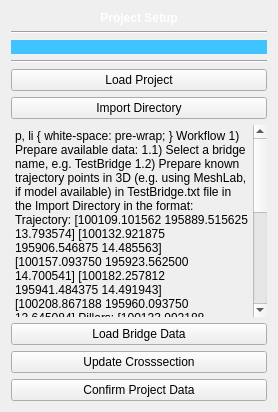
        <widget class="QWidget" name="tab0ButtonsPage">
         <layout class="QVBoxLayout" name="tab0Layout">
          <item>
           <widget class="QLabel" name="tab0Label">
            <property name="styleSheet">
             <string>color: white; font-weight: bold; text-align: center;</string>
            </property>
            <property name="text">
             <string>Project Setup</string>
            </property>
            <property name="alignment">
             <set>Qt::AlignCenter</set>
            </property>
           </widget>
          </item>
          <item>
           <widget class="Line" name="line_4">
            <property name="orientation">
             <enum>Qt::Horizontal</enum>
            </property>
           </widget>
          </item>
          <item>
           <widget class="QLabel" name="label">
            <property name="styleSheet">
             <string notr="true">QLabel {
    background-color: #40C4FF;
    border: none;
}</string>
            </property>
            <property name="text">
             <string/>
            </property>
            <property name="pixmap">
             <pixmap resource="orbit/resources/Orbit.qrc">:/icons/icons/Sponsors.png</pixmap>
            </property>
           </widget>
          </item>
          <item>
           <widget class="Line" name="line_14">
            <property name="orientation">
             <enum>Qt::Horizontal</enum>
            </property>
           </widget>
          </item>
          <item>
           <widget class="QPushButton" name="btn_tab2_LoadProject">
            <property name="toolTip">
             <string>Exports the whole project to the project directory.</string>
            </property>
            <property name="text">
             <string>Load Project</string>
            </property>
           </widget>
          </item>
          <item>
           <widget class="QPushButton" name="btn_tab0_ImportDirectory">
            <property name="toolTip">
             <string>Select input directory containing bridge data files (.xlsx, .kml, .csv, .txt, .png)</string>
            </property>
            <property name="text">
             <string>Import Directory</string>
            </property>
           </widget>
          </item>
          <item>
           <widget class="QTextEdit" name="textEdit">
            <property name="enabled">
             <bool>true</bool>
            </property>
            <property name="styleSheet">
             <string notr="true">QTextEdit {
    border: none;
    background: transparent;
}</string>
            </property>
            <property name="readOnly">
             <bool>true</bool>
            </property>
            <property name="html">
             <string>&lt;!DOCTYPE HTML PUBLIC &quot;-//W3C//DTD HTML 4.0//EN&quot; &quot;http://www.w3.org/TR/REC-html40/strict.dtd&quot;&gt;
&lt;html&gt;&lt;head&gt;&lt;meta name=&quot;qrichtext&quot; content=&quot;1&quot; /&gt;&lt;style type=&quot;text/css&quot;&gt;
p, li { white-space: pre-wrap; }
&lt;/style&gt;&lt;/head&gt;&lt;body style=&quot; font-family:'MS Shell Dlg 2'; font-size:8.25pt; font-weight:400; font-style:normal;&quot;&gt;
&lt;p align=&quot;center&quot; style=&quot; margin-top:0px; margin-bottom:0px; margin-left:0px; margin-right:0px; -qt-block-indent:0; text-indent:0px;&quot;&gt;&lt;span style=&quot; font-size:10pt; font-weight:600; text-decoration: underline; color:#e7e7e7;&quot;&gt;Workflow&lt;/span&gt;&lt;/p&gt;
&lt;p align=&quot;center&quot; style=&quot;-qt-paragraph-type:empty; margin-top:0px; margin-bottom:0px; margin-left:0px; margin-right:0px; -qt-block-indent:0; text-indent:0px; font-size:10pt; font-weight:600; text-decoration: underline; color:#e7e7e7;&quot;&gt;&lt;br /&gt;&lt;/p&gt;
&lt;p style=&quot; margin-top:0px; margin-bottom:0px; margin-left:0px; margin-right:0px; -qt-block-indent:0; text-indent:0px;&quot;&gt;&lt;span style=&quot; font-size:9pt; color:#e7e7e7;&quot;&gt;1) Prepare available data:&lt;/span&gt;&lt;/p&gt;
&lt;p style=&quot;-qt-paragraph-type:empty; margin-top:0px; margin-bottom:0px; margin-left:0px; margin-right:0px; -qt-block-indent:0; text-indent:0px;&quot;&gt;&lt;br /&gt;&lt;/p&gt;
&lt;p style=&quot; margin-top:0px; margin-bottom:0px; margin-left:0px; margin-right:0px; -qt-block-indent:0; text-indent:0px;&quot;&gt;&lt;span style=&quot; font-size:9pt; color:#e7e7e7;&quot;&gt;1.1) Select a bridge name, e.g. &lt;/span&gt;&lt;span style=&quot; font-size:9pt; color:#00aaff;&quot;&gt;TestBridge&lt;/span&gt;&lt;/p&gt;
&lt;p style=&quot;-qt-paragraph-type:empty; margin-top:0px; margin-bottom:0px; margin-left:0px; margin-right:0px; -qt-block-indent:0; text-indent:0px;&quot;&gt;&lt;br /&gt;&lt;/p&gt;
&lt;p style=&quot; margin-top:0px; margin-bottom:0px; margin-left:0px; margin-right:0px; -qt-block-indent:0; text-indent:0px;&quot;&gt;&lt;span style=&quot; font-size:9pt; color:#e7e7e7;&quot;&gt;1.2) Prepare known trajectory points in 3D (e.g. using MeshLab, if model available) in TestBridge.txt file in the &lt;/span&gt;&lt;span style=&quot; font-size:9pt; color:#00aaff;&quot;&gt;Import Directory&lt;/span&gt;&lt;span style=&quot; font-size:9pt; color:#e7e7e7;&quot;&gt; in the format:&lt;/span&gt;&lt;/p&gt;
&lt;p style=&quot; margin-top:0px; margin-bottom:0px; margin-left:0px; margin-right:0px; -qt-block-indent:0; text-indent:0px;&quot;&gt;&lt;span style=&quot; font-size:9pt; color:#e7e7e7;&quot;&gt;Trajectory:&lt;/span&gt;&lt;/p&gt;
&lt;p style=&quot; margin-top:0px; margin-bottom:0px; margin-left:0px; margin-right:0px; -qt-block-indent:0; text-indent:0px;&quot;&gt;&lt;span style=&quot; font-size:8pt; color:#e7e7e7;&quot;&gt;[100109.101562 195889.515625 13.793574]&lt;/span&gt;&lt;/p&gt;
&lt;p style=&quot; margin-top:0px; margin-bottom:0px; margin-left:0px; margin-right:0px; -qt-block-indent:0; text-indent:0px;&quot;&gt;&lt;span style=&quot; font-size:8pt; color:#e7e7e7;&quot;&gt;[100132.921875 195906.546875 14.485563]&lt;/span&gt;&lt;/p&gt;
&lt;p style=&quot; margin-top:0px; margin-bottom:0px; margin-left:0px; margin-right:0px; -qt-block-indent:0; text-indent:0px;&quot;&gt;&lt;span style=&quot; font-size:8pt; color:#e7e7e7;&quot;&gt;[100157.093750 195923.562500 14.700541]&lt;/span&gt;&lt;/p&gt;
&lt;p style=&quot; margin-top:0px; margin-bottom:0px; margin-left:0px; margin-right:0px; -qt-block-indent:0; text-indent:0px;&quot;&gt;&lt;span style=&quot; font-size:8pt; color:#e7e7e7;&quot;&gt;[100182.257812 195941.484375 14.491943]&lt;/span&gt;&lt;/p&gt;
&lt;p style=&quot; margin-top:0px; margin-bottom:0px; margin-left:0px; margin-right:0px; -qt-block-indent:0; text-indent:0px;&quot;&gt;&lt;span style=&quot; font-size:8pt; color:#e7e7e7;&quot;&gt;[100208.867188 195960.093750 13.645084]&lt;/span&gt;&lt;/p&gt;
&lt;p style=&quot; margin-top:0px; margin-bottom:0px; margin-left:0px; margin-right:0px; -qt-block-indent:0; text-indent:0px;&quot;&gt;&lt;span style=&quot; font-size:9pt; color:#e7e7e7;&quot;&gt;Pillars:&lt;/span&gt;&lt;/p&gt;
&lt;p style=&quot; margin-top:0px; margin-bottom:0px; margin-left:0px; margin-right:0px; -qt-block-indent:0; text-indent:0px;&quot;&gt;&lt;span style=&quot; font-size:8pt; color:#e7e7e7;&quot;&gt;[100133.992188 195914.203125 6.784123]&lt;/span&gt;&lt;/p&gt;
&lt;p style=&quot; margin-top:0px; margin-bottom:0px; margin-left:0px; margin-right:0px; -qt-block-indent:0; text-indent:0px;&quot;&gt;&lt;span style=&quot; font-size:8pt; color:#e7e7e7;&quot;&gt;[100134.429688 195900.734375 6.921566]&lt;/span&gt;&lt;/p&gt;
&lt;p style=&quot; margin-top:0px; margin-bottom:0px; margin-left:0px; margin-right:0px; -qt-block-indent:0; text-indent:0px;&quot;&gt;&lt;span style=&quot; font-size:8pt; color:#e7e7e7;&quot;&gt;[100183.953125 195949.078125 7.142460]&lt;/span&gt;&lt;/p&gt;
&lt;p style=&quot; margin-top:0px; margin-bottom:0px; margin-left:0px; margin-right:0px; -qt-block-indent:0; text-indent:0px;&quot;&gt;&lt;span style=&quot; font-size:8pt; color:#e7e7e7;&quot;&gt;[100184.062500 195936.015625 7.130339]&lt;/span&gt;&lt;/p&gt;
&lt;p style=&quot;-qt-paragraph-type:empty; margin-top:0px; margin-bottom:0px; margin-left:0px; margin-right:0px; -qt-block-indent:0; text-indent:0px;&quot;&gt;&lt;br /&gt;&lt;/p&gt;
&lt;p style=&quot; margin-top:0px; margin-bottom:0px; margin-left:0px; margin-right:0px; -qt-block-indent:0; text-indent:0px;&quot;&gt;&lt;span style=&quot; font-size:9pt; color:#e7e7e7;&quot;&gt;1.3) Prepare a technical drawing of a crosssection and give the inside a blue fill. &lt;/span&gt;&lt;/p&gt;
&lt;p style=&quot; margin-top:0px; margin-bottom:0px; margin-left:0px; margin-right:0px; -qt-block-indent:0; text-indent:0px;&quot;&gt;&lt;span style=&quot; font-size:9pt; color:#e7e7e7;&quot;&gt;Mark the longest distance in green to extract the scale = &lt;/span&gt;&lt;span style=&quot; font-size:9pt; color:#00aaff;&quot;&gt;input_scale_meters&lt;/span&gt;&lt;/p&gt;
&lt;p style=&quot; margin-top:0px; margin-bottom:0px; margin-left:0px; margin-right:0px; -qt-block-indent:0; text-indent:0px;&quot;&gt;&lt;span style=&quot; font-size:9pt; color:#e7e7e7;&quot;&gt;Save it in the &lt;/span&gt;&lt;span style=&quot; font-size:9pt; color:#00aaff;&quot;&gt;Import Directory&lt;/span&gt;&lt;span style=&quot; font-size:9pt; color:#e7e7e7;&quot;&gt; as &lt;/span&gt;&lt;span style=&quot; font-size:9pt; color:#00aaff;&quot;&gt;TestBridge&lt;/span&gt;&lt;span style=&quot; font-size:9pt; color:#e7e7e7;&quot;&gt;_&lt;/span&gt;&lt;span style=&quot; font-size:9pt; color:#00aaff;&quot;&gt;crosssection.png&lt;/span&gt;&lt;/p&gt;
&lt;p style=&quot;-qt-paragraph-type:empty; margin-top:0px; margin-bottom:0px; margin-left:0px; margin-right:0px; -qt-block-indent:0; text-indent:0px;&quot;&gt;&lt;br /&gt;&lt;/p&gt;
&lt;p style=&quot; margin-top:0px; margin-bottom:0px; margin-left:0px; margin-right:0px; -qt-block-indent:0; text-indent:0px;&quot;&gt;&lt;span style=&quot; font-size:9pt; color:#e7e7e7;&quot;&gt;2.0) Use &lt;/span&gt;&lt;span style=&quot; font-size:9pt; font-weight:600; color:#e7e7e7;&quot;&gt;Update Bridge Dat&lt;/span&gt;&lt;span style=&quot; font-size:9pt; color:#e7e7e7;&quot;&gt;a and select the import file, if available and select appropriate coordinate system and datum.&lt;/span&gt;&lt;/p&gt;
&lt;p style=&quot; margin-top:0px; margin-bottom:0px; margin-left:0px; margin-right:0px; -qt-block-indent:0; text-indent:0px;&quot;&gt;&lt;span style=&quot; font-size:9pt; color:#e7e7e7;&quot;&gt;Else, keep project in &lt;/span&gt;&lt;span style=&quot; font-size:9pt; color:#00aaff;&quot;&gt;WGS84&lt;/span&gt;&lt;span style=&quot; font-size:9pt; color:#e7e7e7;&quot;&gt; and &lt;/span&gt;&lt;span style=&quot; font-size:9pt; color:#00aaff;&quot;&gt;agl&lt;/span&gt;&lt;span style=&quot; font-size:9pt; color:#e7e7e7;&quot;&gt; = Above Ground Level&lt;/span&gt;&lt;/p&gt;
&lt;p style=&quot;-qt-paragraph-type:empty; margin-top:0px; margin-bottom:0px; margin-left:0px; margin-right:0px; -qt-block-indent:0; text-indent:0px;&quot;&gt;&lt;br /&gt;&lt;/p&gt;
&lt;p style=&quot; margin-top:0px; margin-bottom:0px; margin-left:0px; margin-right:0px; -qt-block-indent:0; text-indent:0px;&quot;&gt;&lt;span style=&quot; font-size:9pt; color:#e7e7e7;&quot;&gt;2.1) Use &lt;/span&gt;&lt;span style=&quot; font-size:9pt; font-weight:600; color:#e7e7e7;&quot;&gt;Update Cross section&lt;/span&gt;&lt;span style=&quot; font-size:9pt; color:#e7e7e7;&quot;&gt; to extract the cross section appropriately&lt;/span&gt;&lt;/p&gt;
&lt;p style=&quot;-qt-paragraph-type:empty; margin-top:0px; margin-bottom:0px; margin-left:0px; margin-right:0px; -qt-block-indent:0; text-indent:0px;&quot;&gt;&lt;br /&gt;&lt;/p&gt;
&lt;p style=&quot; margin-top:0px; margin-bottom:0px; margin-left:0px; margin-right:0px; -qt-block-indent:0; text-indent:0px;&quot;&gt;&lt;span style=&quot; font-size:9pt; color:#e7e7e7;&quot;&gt;2.2) &lt;/span&gt;&lt;span style=&quot; font-size:9pt; font-weight:600; color:#e7e7e7;&quot;&gt;Confirm the project&lt;/span&gt;&lt;/p&gt;
&lt;p style=&quot;-qt-paragraph-type:empty; margin-top:0px; margin-bottom:0px; margin-left:0px; margin-right:0px; -qt-block-indent:0; text-indent:0px; font-size:9pt;&quot;&gt;&lt;br /&gt;&lt;/p&gt;
&lt;p style=&quot;-qt-paragraph-type:empty; margin-top:0px; margin-bottom:0px; margin-left:0px; margin-right:0px; -qt-block-indent:0; text-indent:0px;&quot;&gt;&lt;br /&gt;&lt;/p&gt;&lt;/body&gt;&lt;/html&gt;</string>
            </property>
           </widget>
          </item>
          <item>
           <widget class="QPushButton" name="btn_tab0_LoadBridgeData">
            <property name="enabled">
             <bool>true</bool>
            </property>
            <property name="toolTip">
             <string>Update project data based on import files, e.g. 3D trajectory data in various formats and crosssection .png</string>
            </property>
            <property name="styleSheet">
             <string notr="true">
QToolTip {
    color: white;
    background-color:rgb(0, 64, 122);
    border: 1px solid white;
}
</string>
            </property>
            <property name="text">
             <string>Load Bridge Data</string>
            </property>
           </widget>
          </item>
          <item>
           <widget class="QPushButton" name="btn_tab0_updateData">
            <property name="enabled">
             <bool>true</bool>
            </property>
            <property name="toolTip">
             <string>Update cross-section shape extraction from image with current parameters (scale, epsilon)</string>
            </property>
            <property name="styleSheet">
             <string notr="true">
QToolTip {
    color: white;
    background-color:rgb(0, 64, 122);
    border: 1px solid white;
}
</string>
            </property>
            <property name="text">
             <string>Update Crosssection</string>
            </property>
           </widget>
          </item>
          <item>
           <widget class="QPushButton" name="btn_tab0_ConfirmProjectData">
            <property name="enabled">
             <bool>true</bool>
            </property>
            <property name="toolTip">
             <string>Confirm project data and prepare for 3D modeling</string>
            </property>
            <property name="styleSheet">
             <string notr="true">
QToolTip {
    color: white;
    background-color:rgb(0, 64, 122);
    border: 1px solid white;
}
</string>
            </property>
            <property name="text">
             <string>Confirm Project Data</string>
            </property>
           </widget>
          </item>
         </layout>
        </widget>
